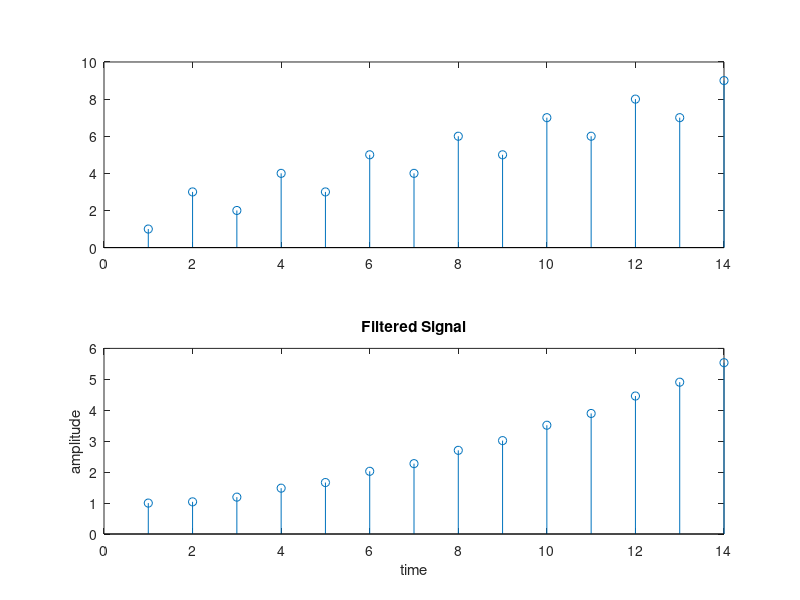

Source code (MATLAB):
%Recursive Orde 2 
signal = [1,3,2,4,3,5,4,6,5,7,6,8,7,9];

lowpass_cutoff_frequency = 2; 
b0 = 0.08;
p1 = 0.8;
p2 = 0.2; 

yyy_rec = zeros(1,length(signal))
yyy_rec(1) = signal(1);
yyy_rec(2) = b0*signal(2)+ p1* yyy_rec(1);

for ii = 3:length(signal)
    yyy_rec(ii) = b0*signal(ii) + p1 * yyy_rec(ii-1) + p2*yyy_rec(ii-2);
end

figure;
subplot(2,1,1)
stem(signal)
subplot(2,1,2)
stem(yyy_rec);
xlabel('time');
ylabel('amplitude');
title('Filtered Signal');

